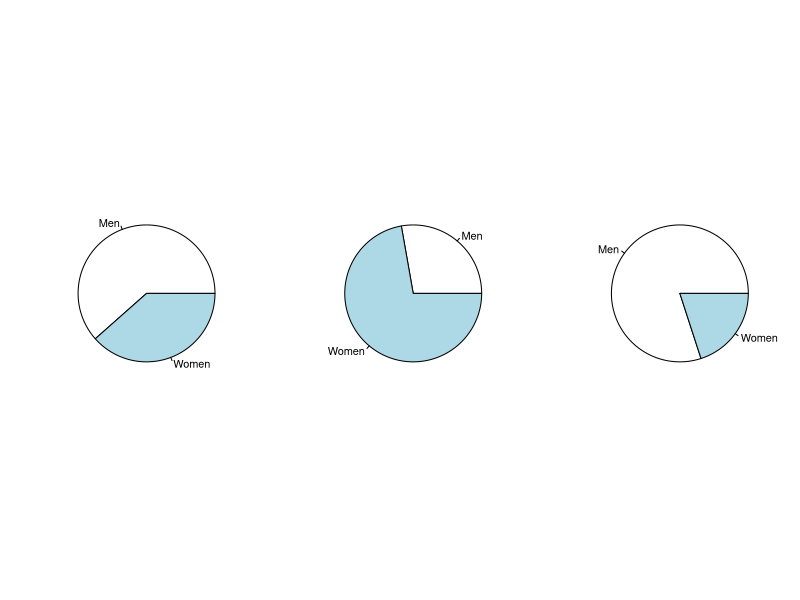

Source code (R):
## ---- chunk 1
sports <- as.table(rbind(Football=c(Men=24, Women=15), Rugby=c(10, 26), Other=c(20, 5)))
sports
## ---- chunk 2
par(mfrow=c(1, 3))

pie(sports['Football',])
pie(sports['Rugby',])
pie(sports['Other',])
## ---- chunk 3

## ---- chunk 4
# install.packages("RColorBrewer")
library("RColorBrewer")
# display.brewer.all()  # Run this to see some named color palettes the package supplies
colors <- brewer.pal(3, "Spectral")  # Get a vector of colors from the palette name of your choice.
colors
## ---- chunk 5

## ---- chunk 6

## ---- chunk 7

## ---- chunk 8

## ---- chunk 9

## ---- chunk 10

## ---- chunk 11

## ---- chunk 12

## ---- chunk 13

## ---- chunk 14

## ---- chunk 15
head(mtcars)
## ---- chunk 16
head(mtcars)
## ---- chunk 17

